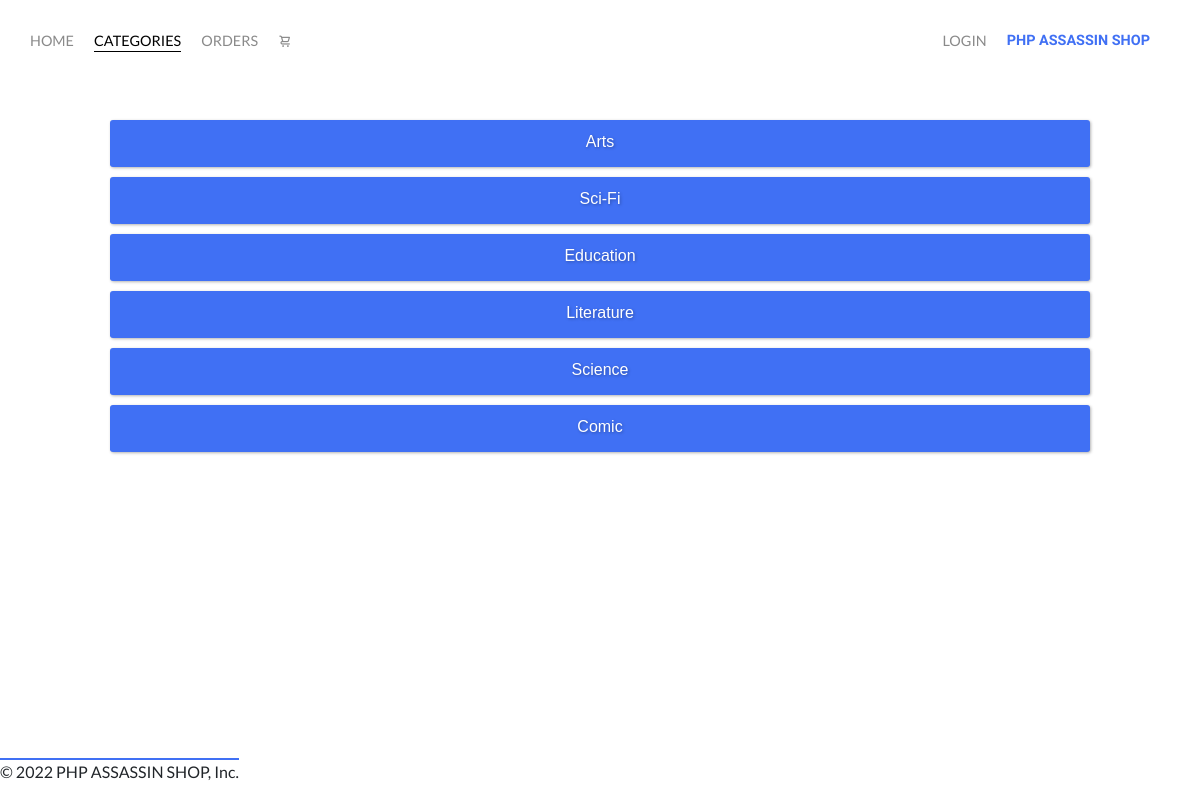
Page /controller/index.php?user_Action=categories on the committed database.
### tables this page shows
CREATE TABLE genres (
 genreID       INT(11)        NOT NULL   AUTO_INCREMENT,
 genreName     VARCHAR(255)   NOT NULL,
 PRIMARY KEY (genreID)
);

### model/retrieve_books.php (called while the page is built, shortened)
<?php
require ('../model/database.php');
function select_all_genre()
{
    global $db;
    $select_query ='SELECT * FROM genres';
    $select_statement = $db->prepare($select_query);
    $select_statement->execute();
    $book_genres = $select_statement->fetchAll();
    return $book_genres;
}
?>

### view/categories.php (the view)
<?php
include('../view/header.php');
?>
<main>
  <div id = "c-border">
    <?php for($x = 0; $x < sizeof($book_genres); $x++) {?>
      <a class="button" href="../controller/index.php?user_Action=categories_result&genre=<?php echo $book_genres[$x]['genreID'];?>"><?php echo $book_genres[$x]['genreName'];?></a>
    <?php }?>
  </div>
</main>
<?php include('../view/footer.php'); ?>

### view/css/header_style.css (style rules this page uses)
body { font-family: "Lato", sans-serif; margin: 0px; }
a.button { padding: 10px; background: #4070f4; margin: 10px; display: block; text-align: center; color: #fff; transition: all 0.1s linear; text-decoration: none; text-shadow: 1px 1px 3px rgba(0, 0, 0, 0.3); border-radius: 3px; border-bottom: 3px solid #4070f4; box-shadow: 1px 1px 3px rgba(0, 0, 0, 0.3); }
#c-border { width: 90%; max-width: 1000px; margin: 50px auto; font-family: Calluna, Arial; }

### rows in the picture
genres: genreName "Arts"
genres: genreName "Sci-Fi"
genres: genreName "Education"
genres: genreName "Literature"
genres: genreName "Science"
genres: genreName "Comic"

### other values in the picture
$buttonName "LOGIN"
